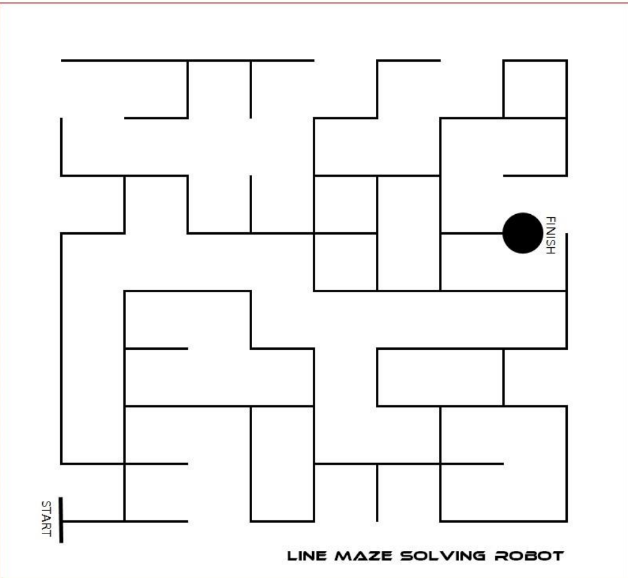
#> input picture map.png, 628 x 578 px
$ python -i thin.py   (imports and definitions only)
#> lines starting #> are read from the running program, lines starting #| are printed output that depends on the picture; after the words box and inside, x2 and y2 are one past the last pixel; in counts of white or black regions, pixels touching at a corner belong together
import cv2


def thin():
    maze = cv2.imread('map.png')
#> maze is the input picture: shape (578, 628, 3); mean B, G, R 243.5, 243.5, 243.7

    thinned = cv2.ximgproc.thinning(cv2.bitwise_not(cv2.cvtColor(maze, cv2.COLOR_BGR2GRAY)))
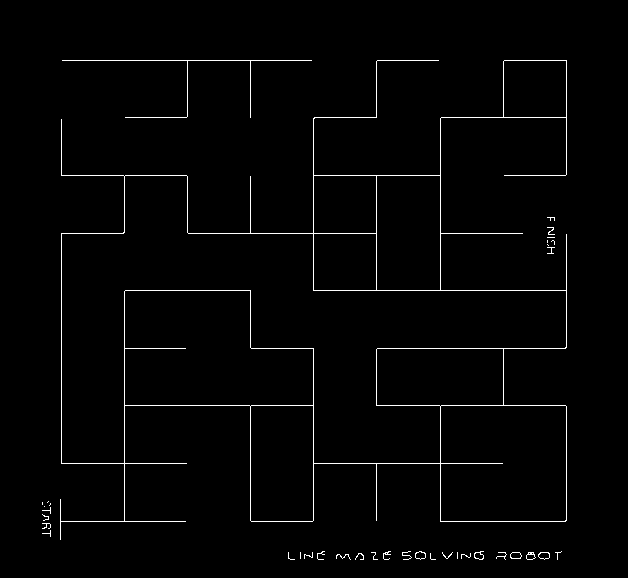
#> thinned: shape (578, 628); 1.6% white in thin lines or dots, all inside (x1, y1, x2, y2) = (42, 60, 567, 560)
    thinned = cv2.bitwise_not(thinned)

    for i, row in enumerate(thinned):
        for j, pixel in enumerate(row):
            if pixel == 255:
                for k in range(4):
                    try:
                        i_offset = 1 if k & 2 else -1
                        j_offset = 1 if k & 1 else -1
                        # print(i_offset, j_offset)
                        if thinned[i + i_offset][j] | thinned[i][j + j_offset] | thinned[i + i_offset * 2][j] | thinned[i][j + j_offset * 2] == 0:
                            thinned[i][j] = 0
                            thinned[i + i_offset][j + j_offset] = 255
                    except IndexError:
                        pass

    cv2.imwrite('jello2.png', thinned)

>>> result = thin()

$ run again, with real.png copied over map.png
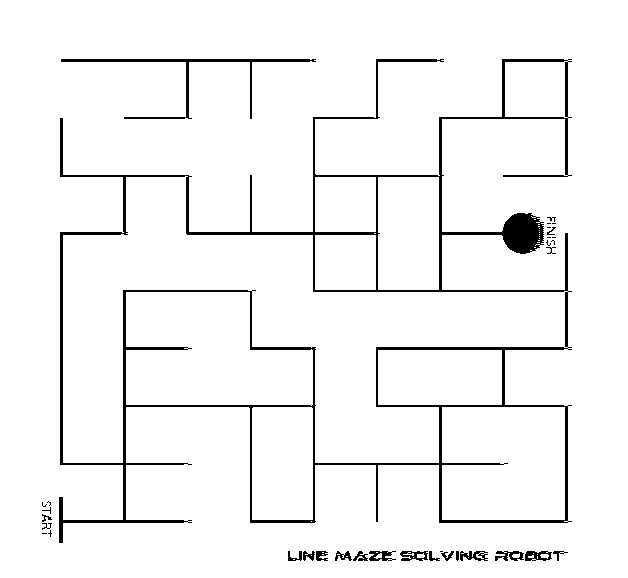
#> input picture real.png, 628 x 578 px
#> in thin, maze is the input picture: shape (578, 628, 3); 95.5% white; 34 black regions (14 under 20 px), largest, box (x1, y1, x2, y2) and area: (59, 59, 572, 543) 13681, (61, 59, 316, 119) 1168, (525, 551, 552, 561) 176
#> in thin, `thinned = cv2.ximgproc.thinning(cv2.bitwise_not(cv2.cvtColor(maze, cv2..`:
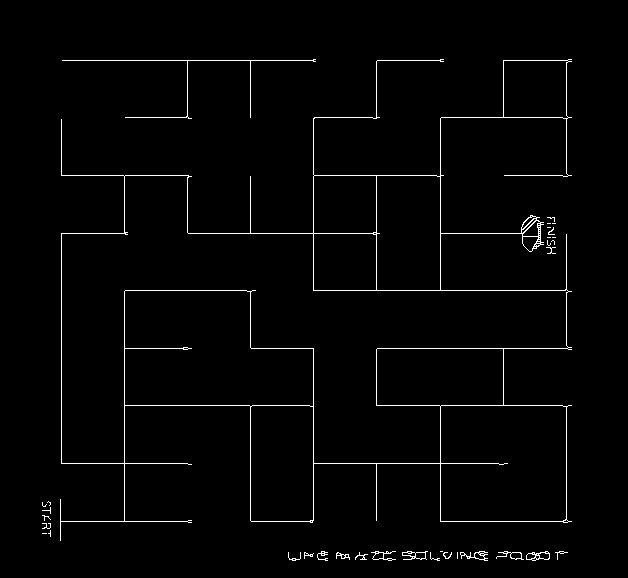
#> thinned: shape (578, 628); 1.8% white in thin lines or dots, all inside (x1, y1, x2, y2) = (42, 59, 572, 561)
